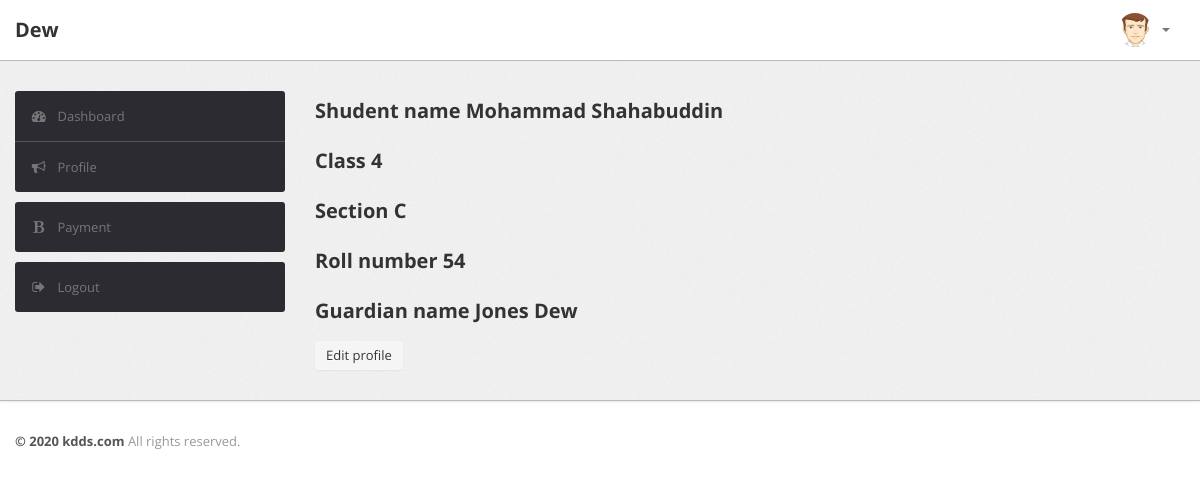
Page /profile.php (signed in) on the committed database.
### tables this page shows
CREATE TABLE `student` (
  `id` int(11) NOT NULL,
  `username` varchar(200) NOT NULL,
  `name` varchar(200) NOT NULL,
  `guardian` varchar(200) NOT NULL,
  `class` int(11) NOT NULL,
  `section` varchar(200) NOT NULL,
  `roll` int(11) NOT NULL,
  `email` varchar(200) NOT NULL,
  `password` varchar(200) NOT NULL,
  `date` timestamp NOT NULL DEFAULT CURRENT_TIMESTAMP ON UPDATE CURRENT_TIMESTAMP
);

### profile.php (the view, shortened to what this page needs)
<?php
    include"includes/config.php";
?>
<?php include"includes/header.php"; ?>
<body>
    <?php include"includes/nav.php"; ?>
    <div class="wrapper">
        <div class="container">
            <div class="row">
                <?php include"includes/side_bar.php"; ?>
                <div class="span9">
                    <div class="content">
                        <?php
                            if(isset($_SESSION['username'])){
                                $username = $_SESSION['username'];
                            }
                            $query = "SELECT * FROM student WHERE username = '$username' ";
                            $select_query = mysqli_query($connection, $query);
                            while($row = mysqli_fetch_assoc($select_query)){
                                $name = $row['name'];
                                $guardian = $row['guardian'];
                                $class = $row['class'];
                                $section = $row['section'];
                                $roll = $row['roll'];
                            }
                        ?>
                        <div class="user_details">
                            <h3>Shudent name <?php echo $name; ?></h3>
                            <h3>Class <?php echo $class; ?></h3>
                            <h3>Section <?php echo $section; ?></h3>
                            <h3>Roll number <?php echo $roll; ?></h3>
                            <h3>Guardian name <?php echo $guardian; ?></h3>
                        </div>
                        <div class="edit_profile">
                            <a href="edit_profile.php" class="btn">Edit profile</a>
                        </div>
                    </div>
                </div>
            </div>
        </div>
    </div>
<?php include"includes/footer.php"; ?>

### css/theme.css (style rules this page uses)
body { font-size: 13px; font-family: 'Open Sans', Arial, sans-serif; background: #fff; color: #777 }
h1, h2, h3, h4, h5, h6 { color: #333; margin-top: 0 }
h3 { font-size: 20px }
.wrapper { background: url(../images/bg.png) #eee; border-bottom: 1px solid #bbb; -webkit-box-shadow: 0 1px 2px rgba(0,0,0,0.1); -moz-box-shadow: 0 1px 2px rgba(0,0,0,0.1); box-shadow: 0 1px 2px rgba(0,0,0,0.1); padding: 30px 0 }
.btn, .btn-box { -webkit-border-radius: 3px; -moz-border-radius: 3px; border-radius: 3px }
.btn { font-size: 13px; font-weight: 600 }
.btn { display: inline-block; margin-bottom: 0; font-weight: 400; text-align: center; vertical-align: middle; cursor: pointer; background-image: none; border: 1px solid transparent; white-space: nowrap; padding: 4px 10px; font-size: 13px; line-height: 1.42857; border-radius: 4px; -webkit-user-select: none; -moz-user-select: none; -ms-user-select: none; user-select: none }

### rows in the picture
student: name "Mohammad Shahabuddin", class "4", section "C", roll "54", guardian "Jones Dew"

### other values in the picture
$_SESSION['username'] "Dew"
